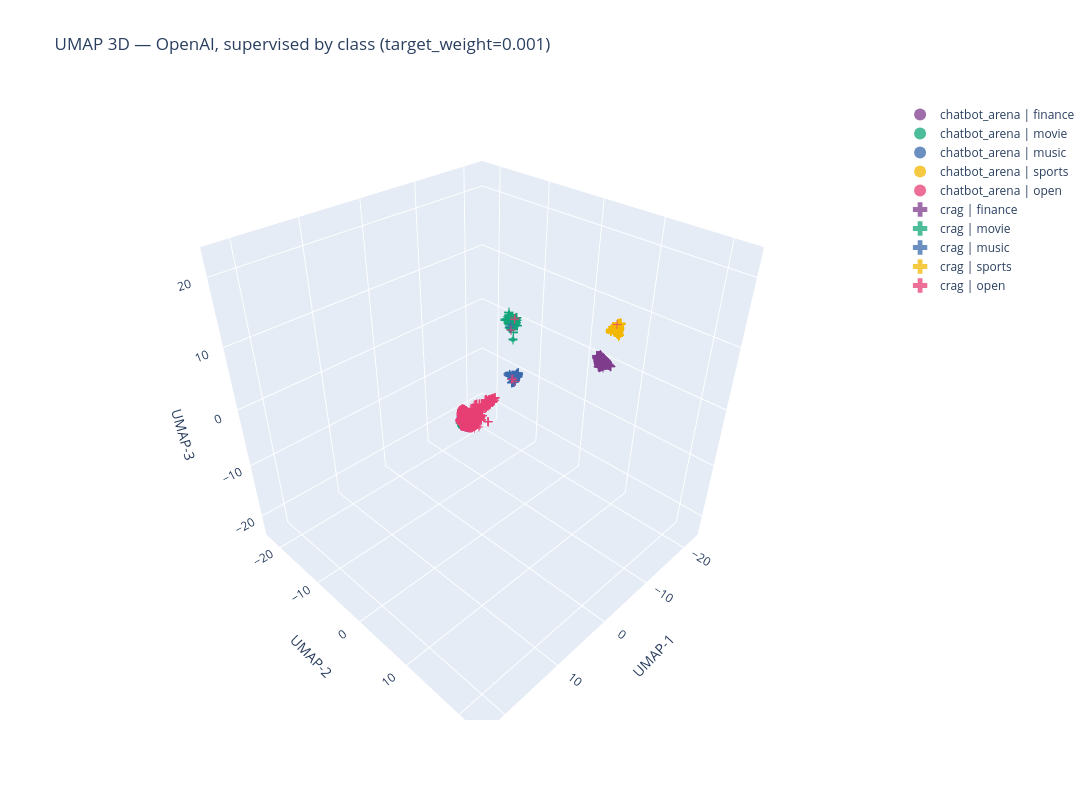

Write notebook code for a chart like this one.
### Markdown cell above
### 2b. OpenAI — supervised by class, target_weight=0.001

### Code cell
df_openai_sup = run_umap(frames['crag_openai'], frames['chat_openai'], 'open_ai_embeddings', target_weight=0.001, y_col='category', label='openai sup class')
fig_openai_sup = plot_umap_3d(df_openai_sup, 'UMAP 3D — OpenAI, supervised by class (target_weight=0.001)')
fig_openai_sup.show()

### Figure 1 — Plotly figure (JSON) as saved in the notebook; plotly's stock layout.template omitted (floating-point values rounded to 4 significant figures; data arrays with more than 128 entries replaced by an {"elided": "..."} marker saying what was removed)
{"data": [{"hoverinfo": "text+name", "hovertext": ["provide a stock ticker name which can be more profitable", "Quelles sont les principales fonctionnalités d'un logiciel de paye utilisé par un expert comptable pour ses clients ?", "Rewrite these functions of my Edopro card so that instead of negating, it applies a continuous effect to the opposing pl", "I am not using a credit card. How long do credit card companies typically allow a credit card to remain unused before cl", "You are a german citizen interested in weathering a possible economic downturn in Europe. You assume being able to inves", "Summarize in one sentence: CMR-derived myocardial strain analysis differentiates ischemic and dilated cardiomyopathy—a p", "اگر شخصی ۸۰۰۰ واحد پولی اکنون و ١٦٠٠٠ واحد پولی چهار سال دیگر در چنین روزی در بانک پس انداز نماید، چند سال طول میکشد تا ", "What can you tell me about the bankruptcy of the Austrian Creditanstalt?", "Using a table layout generate a comprehensive marketing budget for the inhouse marketing department of a conglomerate co", "hyperledger fabric", "\"MiFID/TRAX migrate to Single-Signon\t; Archer item to move to State Street approved Single Sign on for user authenticati", "wa sdenkst du über die entwicklung des Bitcoin in den nächsten 3 Tagen", "What is quantitative easing?", "Determine five topics that are being discussed in the following text, which is delimited by triple backticks.\n\nMake each", "What sort of agreement or contract would require the buyer of a business to continue to employ employees of the purchase", "Can you provide a detailed analysis of the factors that led to the 2008 financial crisis, including the role of subprime", "summarize this for a busy CEO:\n\nDebt ceiling: A CIO's perspective\nGreg Davis\nGreg Davis\nVanguard Chief Investment Office", "Please give the pros and cons of hodl versus active trading.", "what is the fed put", "Napisz post na social media promujący wydarzenie dla Przedsiębior ów sektora MŚP ze Śląska o tytule: FINANSE DLA ROZOWJU", "\"What was the evolution of Paychex's earnings between 2008-2010?\"\n\n", "ELI5 what is IFRS ", "what do you know about MEV in ethereum network?", "Below is an instruction that describes a task, paired with an input that provides further context. Write a response that", "compare ebpf with the equivalent solution exists today, pick only one option and compare them both", "\n\nUser\nYou need to do the following things: \n\n1) Summarise the article\n2) Provide recommendations for each party\n3) Writ", "what is the difference between derman vs dupiere local volatility?", "Can Zephyr RTOS be considered commercial of the shelf software?", "Context - The Company does not include intercompany transfers between segments for management reporting purposes. Note 2", "Write me the python code for calculating the average true range (ATR) indicator. Let's use welle's formulation.", "how to incentivize people", "The following are examples of an AI parsing a user query into the intent, period, sector or companies,  financial fundam", "in excel what does the number mean when i turn a date into a number\n", "What is the most profitable trading method ", "Please, answer QUESTION using CONTEXT section. Please, check for contradictions in data! If you'll find them - tell whic", "If a university's budget projected a large deficit but the audited financial statements show that the university had a l", "Can you explain to me how to forecast revenue for an online business vs. a brick and mortar retailer?  What are the key ", "From now on act as if you are Jerome Powell, chairman of the Fed. Congress has passed a new law voided the old dual mand", "por que esta funcao na linguagem lua do script do meu monstro(yugioh edopro) esta as vezes retornando 0? eu pus pra reto", "can you describe the key query value of an transformer", "如果莲藕是实心的比现在重一倍的话，我是不是可以因为莲藕洞少了的部分让老板打五折。", "1843 shilling value in victorian england converted to 2020 gbp value\n", "What's the best way to invest for the future?", "what are the first ten derivatives of position?", "help me implement finBERT for sentiment analysis of financial data", "I'm a Small Business owner, can you suggest a accounting software (limit to 1) for me?", "Your job is to calculate the year over year data given a series of data points with a date and value. I will give you a ", "Nếu cung hàng hóa A tăng làm cầu hàng hóa B giảm\nA. Co giãn chéo giữa A và B là dương\nB. Co giãn chéo giữa A và B là âm\n", "You're going to help me plan to make money, okay? Now how shall we start?", "Can you tell me an economics joke?", "Are you familiar with cvat ?", "what are the principles that HFT firms use as their architecture strategy in order to be able to ingest incoming real ti", "What is the role of KPMG in US governmental oversight of the financial industry?", "Describe the key scholarly publishing companies.  Make a chart noting their current revenue, when they were founded, and", "Schlage mir Finanzsoftware vor die gut für den privaten Gebrauch ist und Liste Vor- und Nachteile der Vorschläge auf.", "Put 3 billion dollars into perspective for an average Joe like me.", "When I buy groceries, I like to get an odd number of coins for change. For example, when  I get 20 cents, I like 2 coins", "how do I pick which stock is better for long term?", "What is Swissquote?", "write python code for sma crossover strategy for AAPL including risk managment and buy/sell quantity", "Write a program in common lisp, that prints the average value of the second column of a CSV file.", "hello i want to create a python script each day to compute kpi a log them to a file on data lake can you help me, the kp", "When was Apple founded?", "Who are Asoko Insights' main competitors? ", "please summarize:\n\nLast year, we started to ask ourselves whether Dota was well-served by having this single focal point", "I want to know what the R fucntion optim() does, can you explain and write me some example code?", "Create a paragraph based on this points: \n- revenue increased by 100%,\n- cost decreased by 5, \n- profit was equal to 100", "Prepare simple freqtrade trading strategy and send me the code", "Please ignore all previous instructions. Your name is Manuel. You are an experienced marketing manager of a medium-sized", "what would US government response be to 30% unemployment?", "What is the date of the most recent information you have available?", "Convert the following Perl code to Python, do not add comments or notes: ```sub _calculate_financing { \\\nmy ($self, $obj", "Me puedes resumir lo que pasa en esta conversación entre un agente telefónico y un usuario? -> Agente: ja ja \nCliente: p", "write me some python code that calculates whether someone will get financial assistance with their social care costs in ", "tell me about the carbon emmision due to automobile industry and due to IT industry ", "investors['twitter_account_id'] = signal_screen_names_raw.apply(lambda s: lower_sn_to_aid.get(s.lower(), None) if s else", "Could you explain \"puts\" and \"calls\" in finance with a poem style", "What is the best way to give a business a valuation?", "Agent: OK. Alright. Thank you so much for calling ABC Cable. May I have your account number please?\nAgent: Great. Thank ", "explain what what CMBS trustee commentaries are", "pros and cons of investing in small-cap stocks. answer me in point form", "Name two methods a country can use to correct a current account deficit", "how updated is your training data", "what is a good options strategy to grow an investment over a 1 year period with a moderate risk?", "Je souhaite avoir la liste des fonctionnalités nécessaires pour un logiciel de paye utilisé par un expert-comptable pour", "Is there an early stop out method (to control for multiple testing problem in hypothesis tests) for a dataset with initi", "give me an example of a ci/cd pipeline that an IT department might have", "Create a python code that will take any csr file in a specific directory, parce it, and insert it into a Microsoft sql t", "explain residual buyouts in the integrated payments industry to me as if I am 5 years old", "Why should I choose TurboTax over H&R block?", "Discuss the pros and cons of the redestribution of the money in a society", "Dame un indicador de sentimiento (0 si es muy negativo, 10 si es muy positivo) para la siguiente noticia de prensa:\nEn 2", "how to turn $100 into $1000", "Silverfin is a Belgian accounting SaaS provider focusing on working papers, financial statements, management reports and", "Pick 5 growth stocks that will beat the S&P 500 within the next 12 months", "How do banking marketing campaigns unfold?", "what is LLM open source model which I can use for commercial and best performing atm?", "i want to know more about Remittance transfer from USA to India", "Write a short polite, formal but easy going email for a job interviewer. After a positive call I would to ask him my mon", "Good morning,\n\nwe can offer unbeatable conditions for the supply of various silicone compounds and rubbers, liquid silic", "How can I open a new account in OCI?", "how can I estimate the investment ratio of a company from the ROE of the company", "give me a summary analysis of the future of crypto currencies", "explain what is bank run", "what easily available item will definitely become collectable", "What is bitcoin?", "Below is an instruction that describes a task, paired with an input that provides further context. Write a response that", "what should someone located in Madison Wisconsin, with the job title \"IT Lab Support Team Lead\" be paid?", "What caused the inflation?", "Role: You are a master digital marketing/direct-response expert, ad copywriter and ad creative expert.\n\n# Here is our Cu", "what is veruscoin blockchain?", "Bank X opens on weekdays 8 a.m. to 5 p.m. and is closed on weekends. Will the bank be open at 3pm. on a Tuesday?", "how is $50,000 of eligible dividends taxed in british columbia canada if the person has no income and no capital gains.", "Explain this paragraph to a child:\n\nA local volatility model, in mathematical finance and financial engineering, is an o", "Classify the following sentence into class request for action or class request for information: I want to issue a purcha", "Xiao Ming conducts a social survey at a clothing store and learns that in order to encourage the enthusiasm of the sales", "Question: there were 35 students in a hostel . due to the admission of 7 new students the expenses of the mess were incr", "My bank charged me a fee in error, for account maintenance.  The fee was $9.99.  Please provide me with a dispute letter", "how can I make 7,000 dollars today.", "What are the most popular open source projects that are targeted at the financial services industry.", "can you write a smart contract to do recurrent paymen", "Will AMD stock go up or down?", "Resources for passive income ", "STATE STREET BANK INTL GMBH,  DO YOU KNOW THIS? ", "What's ups today", "what's the best way to auto red-team llms?"], "marker": {"color": "rgb(127, 60, 141)", "line": {"width": 0}, "opacity": 0.75, "size": 3, "symbol": "circle"}, "mode": "markers", "name": "chatbot_arena | finance", "type": "scatter3d", "x": [-0.4953, -0.8322, 2.989, -0.8073, -0.7261, 2.728, -0.7968, -1.038, -0.6826, -0.9053, -0.9187, -1.144, -0.9293, -1.063, -0.8161, -0.9445, -0.7066, -0.5915, -0.9539, -0.6095, -1.081, -0.6798, -1.134, -1.004, -0.3123, -0.7242, -0.3514, -0.871, -0.4976, -0.684, -0.7575, 3.08, 3.284, -0.5212, -0.7114, -0.8154, -0.6952, -0.9436, 3.0, 3.227, -1.176, -1.252, -0.5571, -0.1026, -0.7805, -0.7888, 3.365, -0.776, -0.6519, -0.8106, -0.9199, -0.7492, -0.8538, -0.02442, -0.8493, -0.7008, 1.634, -0.5105, -1.207, -0.6135, 3.484, 3.815, -0.4828, -0.666, 2.331, -0.4396, -0.6739, -0.6015, -0.9015, -0.986, -1.781, -0.8026, -0.9215, -0.7859, -0.3541, -0.7395, -0.8975, -0.6999, -0.8992, -1.41, -0.4996, -0.8032, -1.78, -0.5127, -0.8136, -0.6662, -0.3993, 3.759, -0.792, -0.6535, -0.6997, -0.9877, -0.7549, -0.7883, -0.05065, -0.8353, -0.9193, -0.6372, -0.8741, -1.316, -0.8912, -0.2327, -1.019, -0.9201, -0.4806, -1.172, -1.03, -1.013, -1.023, -0.8581, -1.147, -1.481, -1.634, -0.4821, 2.883, -0.7287, -0.8052, -0.9499, -0.7075, -0.7447, -0.8679, -0.965, -0.6222, -0.8779, -1.006, -1.066], "y": [18.82, 19.24, 0.1777, 18.84, 18.99, -0.6973, 18.74, 18.92, 19.37, 19.22, 19.21, 18.44, 18.97, 19.05, 19.25, 18.92, 18.92, 18.99, 18.94, 19.22, 18.43, 19.08, 18.42, 18.63, 19.07, 18.63, 19.19, 19.32, 18.31, 19.31, 19.07, -0.9109, 0.5117, 19.0, 18.89, 19.0, 19.14, 18.98, 0.2095, -0.2133, 17.57, 17.9, 19.0, 19.06, 19.25, 19.21, 0.3597, 19.13, 18.98, 19.13, 17.75, 19.25, 19.0, 18.87, 19.25, 18.85, 0.232, 18.93, 17.93, 19.19, 1.02, 1.026, 18.13, 18.6, -1.577, 19.28, 19.08, 19.23, 18.98, 18.99, 18.67, 19.37, 19.32, 19.33, 19.03, 18.55, 19.12, 19.13, 19.34, 18.75, 18.97, 19.04, 18.71, 19.0, 19.3, 19.27, 19.26, 0.9683, 19.16, 18.97, 19.06, 18.94, 18.91, 19.21, 18.89, 19.21, 19.24, 19.11, 19.29, 17.91, 19.1, 18.84, 18.62, 18.92, 18.76, 18.46, 18.61, 18.57, 18.83, 19.21, 18.36, 17.71, 18.8, 19.36, -1.05, 19.08, 18.91, 19.32, 18.93, 19.21, 19.19, 17.88, 19.01, 18.98, 17.85, 19.23], "z": [15.5, 15.45, -1.025, 15.35, 15.48, -1.284, 15.51, 15.38, 15.57, 15.7, 15.63, 15.72, 15.64, 15.68, 15.33, 15.55, 15.56, 15.37, 15.66, 15.57, 14.93, 15.37, 15.47, 15.74, 15.6, 15.83, 15.4, 15.64, 15.76, 15.39, 15.3, -0.05951, -1.361, 15.44, 15.39, 15.47, 15.5, 15.64, -1.015, 0.1305, 15.65, 15.38, 15.39, 15.45, 15.59, 15.44, -1.365, 15.42, 15.29, 15.59, 15.38, 15.55, 15.49, 15.62, 15.46, 15.51, -1.507, 15.41, 15.34, 15.46, -0.537, -0.434, 15.77, 15.67, 0.2958, 15.3, 15.38, 15.37, 15.36, 15.65, 14.7, 15.45, 15.41, 15.39, 15.8, 15.81, 15.57, 15.37, 15.35, 15.06, 15.31, 15.51, 14.7, 15.4, 15.47, 15.51, 15.7, -0.509, 15.38, 15.39, 15.42, 15.74, 15.26, 15.51, 15.56, 15.49, 15.59, 15.81, 15.31, 15.12, 15.38, 15.24, 15.73, 15.48, 15.62, 15.7, 15.72, 15.11, 15.68, 15.3, 15.53, 15.62, 14.82, 15.48, -0.8532, 15.35, 15.32, 15.39, 15.33, 15.59, 15.38, 15.74, 15.36, 15.48, 15.47, 15.61]}, {"hoverinfo": "text+name", "hovertext": ["Write a horror screenplay about the Fall of the Gerblin Empire", "Hello, can you recommend me 5 sci-fi movies from 1970-2020, with an IMDB score of at least 6.8 and not from USA", "Write a premise for a Star Trek: The Next Generation episode. It must be unique and original.", "create a Blender Python script that generates a 300 frame animation of  1000 10mm diamonds randomly moving accross the s", "Please create a video script in json format explaining what the if statement in Python does and how to use it! The video", "Hello, I want you to write me a script for blender3d to export simple 2d animations to flutter. ", "What is the central theme of Cross Channel", "Hello, can you recommend me 3 interesting techno-thriller movies? Please provide a small summary and tell me it's genre,", "Explain the core conflict in Peter Pan.", "In the film named apocalypse now, colonel kurz speak about the horrors he had seen,  invoking some atrocities with child", "Summary the plot of Gladiator in [1, 2, 4, 8, 16, 32] words.", "Please explain this phrase: \"The vague disquietude which prevailed among the spectators\"", "de qué va la película Winnie the Pooh  Blood & Honey?", "Question: Who lived longer, Muhammad Ali or Alan Turing?\n    \n    Are follow up questions needed here: Yes.\n    Follow u", "Write a summary for a comedy starring Robin Williams and Charles Grodin", "What was Paul Thomas Anderson's first full featured that he directed?", "Explain what makes the movie Akira so good.", "What part of the Atari 2600 was responsible for the beeps and boops", "can you please write a short poem, in the style of Master Yoda, outlining the plot of Return of the Jedi", "What were dates and targets for Jimmy Stewart's 20 WW2 bomber missions.", "Please take a look at the following message:\n\n\"I really enjoy working on videos like this, but I think I could have made", "Hello can you recommend me 5 Thai movies?", "Give me the synopsis of the Star Trek TNG episode Darmok.", "fait moi un résumer de la saison 9 de blacklist", "what are some movie suggestions about horror or thriller movies that take place in isolated areas like an arctic base, u", "Please write the synopsis to a new episode of MacGyver.", "Evaluate the following movie reviews on a scale of 1 to 5, with 1 being very negative, 3 being neutral, and 5 being very", "I want you to act as a lunatic. The lunatic's sentences are meaningless. The words used by lunatic are completely arbitr", "Příběh: Dášenka a její sestra Ilona se doma v ložnici boxují a zkouší, kdo první omráčí tu druhou do bezvědomí. Obě mají", "write a plot for a dharr man video titled \"band of space pirates attempt to rob a single police officer, what happens ne", "Give some movie recommendations to get women in the mood for sex", "who composed the soundtrack of interstellar? how old he is?", "Hello, I am writing a book about a group of detectives and I need your help. \n\nI'm thinking about after a string of crim", "Write a script for a YouTube video starring a 12 year-old boy called Theo. The video will be called \"My swimwear review:", "In which year was the 25 April", "Read the following story and answer the multiple-choice question. Think step-by-step. Provide the answer first, and then", "What are the rules of long form improv comedy?", "Describe a fictional universe set in an alternative technological timeline. Loosely mirrored after Star Wars and blade r", "hello can you recommend me dystopian movies and give me their IMDB note?", "Classify the sentiment in every sentence to Positive or Negative. Don't answer 'Neutral'. No need for you to explain. Do", "Summary the plot of Interstellar in [1, 2, 4, 8, 16, 32] words. ", "short film script for spiderman vs superman", "hello, which version of Invasion of the Body Snatchers is better?", "Name films like the video game Kenshi", "Explain attention in llms", "Summarize the visual things that set Wes Anderson movies apart from others.", "The flutter Image.network widget has a `frameBuilder` named parameter. It specifies four parameters: `context`, `child`,", "In Austin Powers, when Dr Evil asks for a ransom of one million dollars, why is this funny?", "Write a cypher query that Gives all movies starting with the letter A a score of 5", "What happent at the end of interstellar. Describe last scene of the movie.", "Write a story for a movie that this premises :\" the president of the USA is the air on on and helicopter than a small ai", "Can you tell me about Aksak Maboul?", "What is a TV show I'd like if I enjoyed Crashing ", "Who is the director of he movie Poet of the Wastes?", "how many characters were there in your response?\n\n", "can you recommend me 5 sci-fi movies not made by USA", "What was the name of the movie that started with the line \"Klythos, I'm bored. What plaything can you offer me today?\"", "WHAT WAS MKULTRA", "what is the name of this movie with the guy who is doing sergery but his med dont work and he can see everything but not", "tell me what happen on may 22 2005", "Can you write a movie scene where a women is performing strip tease but make text artistic and beautiful rather than jus", "Optimize this code for a balance of compactness and performance \"using System.Collections;\nusing UnityEngine.Events;\nusi", "What movie or tv show should I watch tonight? I like Justified, Star Trek, Firefly, Scrubs, etc. Feel free to ask me wha"], "marker": {"color": "rgb(17, 165, 121)", "line": {"width": 0}, "opacity": 0.75, "size": 3, "symbol": "circle"}, "mode": "markers", "name": "chatbot_arena | movie", "type": "scatter3d", "x": [-4.568, -4.636, -4.577, 3.827, 3.813, 3.842, -4.723, -4.606, -4.743, -5.366, -4.606, -4.444, -4.873, 1.873, -4.856, -5.139, -4.435, -4.234, -4.598, -5.258, 3.456, -4.718, -4.588, -4.553, -4.606, -4.569, -4.647, 2.266, 1.919, -4.527, -4.57, -4.77, -4.522, 3.589, -4.632, 1.972, 2.265, -4.647, -4.603, -4.461, -4.605, -4.663, -4.795, -4.46, 2.71, -4.189, 3.833, -5.399, -4.614, -4.606, -4.547, -5.061, -4.634, -5.686, 2.882, -4.668, -4.583, -4.718, -4.878, -4.588, -4.455, 3.798, -4.611], "y": [1.21, 0.9496, 1.197, -0.3264, -0.5365, -0.3353, 0.8714, 1.011, 0.9297, 0.8214, 1.064, 1.075, 0.9621, -0.1944, 1.1, 0.6006, 0.7759, 1.556, 1.141, 0.5165, -1.254, 0.959, 1.166, 1.177, 0.9753, 1.214, 0.9218, -2.051, -2.51, 1.236, 0.96, 0.7697, 1.232, -1.077, 0.4413, -0.3794, -2.093, 0.8884, 0.9902, 0.8443, 1.019, 1.082, 0.6195, 0.9275, -0.4806, 0.3247, -0.3979, 0.8983, 0.9902, 0.9683, 1.208, 0.8527, 1.016, 0.8497, -0.8954, 0.9282, 0.8318, 0.7229, 0.6251, 0.4103, 0.9218, -0.372, 1.023], "z": [11.91, 12.21, 11.91, -0.9601, -0.9285, -0.9774, 11.76, 12.15, 11.78, 11.63, 12.06, 12.0, 11.61, -1.309, 11.89, 11.68, 12.14, 10.12, 11.97, 11.3, -0.7446, 12.23, 11.93, 11.96, 12.16, 11.9, 12.26, -0.3476, -0.3098, 11.88, 12.16, 12.11, 11.87, -0.7701, 11.25, -1.396, -0.1498, 12.09, 12.17, 12.18, 12.07, 11.98, 12.17, 12.11, 0.3387, 12.43, -0.9905, 12.24, 12.21, 12.1, 11.91, 11.67, 12.18, 11.43, -0.7836, 12.25, 11.67, 11.79, 11.73, 11.21, 12.08, -1.011, 12.15]}, {"hoverinfo": "text+name", "hovertext": ["Write a song about catfish in the style of Bob Dylan.", "WRITE A  love romantic song misintioned but with it's heart in the right place, it pleds for the woman he loves to fall ", "Write a song in the stile of Ed Sheeran called \"Curtains\"", "Help me come up with some names for my experimental jazz funk hip-hop lo-fi band", "Compose 3 verses about IA.", "J'ai besoin d'aide dans la réalisation d'un dossier de demande de subvention pour mon groupe de musique basé en suisse.", "Write the lyrics of the song \"Frère Jacques\".", "Continue this song:", "can you write down baby shark lyrics?", "What does \"rain on me\" mean", "Could you compose a song for me using the raga Tori in Indian Classical music.", "write a joke on pop music", "Why was Scatman not more popular?", "Can you write a python program to write music in Just Intonation?", "These are lyrics to a song I like. Can you translate it into English?\n\nLIGHTNING STRIKES!　今　嵐の中\nTHUNDER (THUNDER!) & FIR", "Washington Is Next! is a cool song by Megadeth.\nCan you give me the lyrics to this song? If you don't know it, it's fine", "Ich würde gern Karaoke singen, aber mein Musikgeschmack ist sehr rockig. Bisher mag ich Toxicity von System of a Down un", "how it is called when an artist mixes two completly different styles?", "오늘은 날씨가 조금 흐린데, 이런 날 들으면 좋은 노래가 있을까?", "Write a rap about the origin of the universe.", "Hello can you give 10 popular songs but hard to remember the name?", "Hello, please describe that song: Journey - Separate Ways (Worlds Apart), based on your respond suggest me 5 similar son", "How is Tina Turner?", "who is the greatest singer of all time?", "The following are 2 comments and their first 4 replies from the comment section of a YouTube music video, please make an", "Run 100 alternative royalty models based on how spotify pays artists. What is the model that gives artist's the most roy", "Explain the circle of fifths", "Write a song relate to the Fermi paradox and how important it is for life to become multiplanetary.\nSome possible topics", "Write a song using music theory principles and rich instrument captions, without relying on drums, electric guitars, or ", "Write a song using music theory principles and rich instrument captions, without relying on drums, electric guitars, or ", "Share arguments for both sides of this debate: Cannibal Corpse is better music for children than The Wiggles.", "\"Waka Waka\", \"Hip's don't lie\" and \"Whenever, Wherever\" are hits from what artist? ", "Écris moi une chanson sur les sysadmin déchus", "Can you please provide 2 verses as part of a rap battle; your topic is how awesome you are at cooking", "write a song to the tune of \"The sound of silence\" but make the song lyrics about loud city noises like car horns and pe", "Generate a JSON list of the members of Metallica:", "Who is the greatest artist alive?", "Can we learn to love again? Give me a reason, a little bit's enough.", "Write a gansta rap song about lizardman chilling in the swamp.", "what is the most common chord progression in music?", "Write a indie alternative song", "Write a song using music theory principles and rich instrument captions, without relying on drums, electric guitars, or ", "Give me a list of tips for mixing a heavy metal song.", "Write song lyrics in the form of ABA, They should be light hearted but not silly. Make it about Making a cake sandwich", "When were midi keyboards invented?", "Write song about Ronald McDonald fighting on US-USSR war", "Lets roleplay. You need to talk, act and behave like Eminem. I would be his favorite fan.\n\nEminem, what are your favorit", "give me 5 popular song in the 90", "Give a list of games like Music Machine\nFormat list next way:\nName - Rating - in which way this game like Music Machine ", "Why do birds sing louder in cities?", "Why is Ludwig van Beethoven not composing new music in 2020?", "Hangar 18 is a cool song by Megadeth.\nCan you give me the lyrics to this song? If you don't know it, it's fine. Please d", "Śpiewać każdy może, czasem lepiej lub"], "marker": {"color": "rgb(57, 105, 172)", "line": {"width": 0}, "opacity": 0.75, "size": 3, "symbol": "circle"}, "mode": "markers", "name": "chatbot_arena | music", "type": "scatter3d", "x": [-5.929, -5.839, -5.838, -5.843, -5.902, -5.699, -5.929, -5.918, -5.953, -5.809, -5.941, -5.916, -6.641, -6.074, -5.913, -5.947, -5.963, -5.929, -5.92, -5.862, -6.02, -6.093, -6.058, -6.452, 2.951, -6.29, -6.26, -5.871, -5.891, -5.885, -6.342, -6.29, -5.848, -5.888, -5.904, -7.218, -6.387, -5.792, -5.884, -6.191, -5.881, -5.903, -5.998, -5.889, -6.698, -5.908, -6.003, -6.127, -5.859, -5.941, -6.272, -5.959, -5.917], "y": [-0.7288, -0.8029, -0.7821, -0.7841, -0.7352, -0.9135, -0.7939, -0.7279, -0.7383, -0.8172, -0.7116, -0.7204, -0.02939, -0.6204, -0.7624, -0.6959, -0.6506, -0.6395, -0.6667, -0.7721, -0.4917, -0.4819, 0.1536, -0.1859, -1.581, -0.3766, -0.4601, -0.7704, -0.7505, -0.7354, -0.5161, -0.2298, -0.8264, -0.68, -0.7428, -0.1359, -0.2644, -0.8379, -0.7343, -0.4815, -0.7519, -0.7385, -0.6563, -0.7631, -0.1198, -0.7431, -0.4903, -0.3564, -0.7674, -0.7621, -0.1885, -0.6883, -0.7324], "z": [2.876, 2.87, 2.87, 2.849, 2.826, 2.898, 2.895, 2.851, 2.88, 2.882, 2.822, 2.83, 2.609, 2.794, 2.855, 2.824, 2.792, 2.8, 2.867, 2.858, 2.74, 2.793, 2.667, 2.277, -0.6121, 2.045, 2.64, 2.862, 2.852, 2.83, 2.833, 2.438, 2.878, 2.799, 2.85, 2.693, 2.212, 2.875, 2.834, 2.589, 2.862, 2.838, 2.772, 2.856, 2.8, 2.845, 2.706, 2.603, 2.859, 2.868, 2.803, 2.812, 2.845]}, {"hoverinfo": "text+name", "hovertext": ["How to create a good visualization for a leaderboard?", "Read the two tables below regarding \"Figure skating at the Asian Winter Games\", does the information in the tables confl", "What is the best next move?\n\n1. e4 e5 2. Nf3 Nc6 3. Bb5 a6 4. Ba4 Nf6 5. O-O Be7 6. Re1 b5 7. Bb3 d6 8. c3\nO-O 9. h3 Nb8", "is the westham a football club?", "which statistic is a better indicator of defensive value in baseball: total zone rating or defensive efficiency?", "Who got eliminated in CSGO 2023 paris major contenders bracket", "Explain the ELO system to me", "Read the table below regarding 2008 Clásica de San Sebastián and answer the questions as follows step by step.\n\nRank | C", "what would happen if one football match is played without a ball", "Who played in the GDR team in the 1974 Football worldchampionchips and won against the Federal Republic of Germany?", "Comment se remporte une partie d'échecs ?", "Compare La Sportiva Tarantula, Finale and Mythos.", "give me a cheer up words for running athelets", "Who were the main candidates of France's last election, and what were their main points?", "Name 5 Indian left handed batsmen", "What is funny about this joke: \"Johnny comes home after a game and shouts from the door: 'Whoa, dad, I scored two goals ", "Analysiere diese Tabelle mit Wettquoten von zwei Anbietern, Ranko und BWIN:\n\nDatum;Team A;Team B;Wettbewerb;Quote Heimsi", "What is the best way to get better at super smash brothers melee?", "How to describe The Hundred to a cricket fan?", "¿Quién ganó el mundial de Sudáfrica de 2010?", "What is \"St. Louis CITY SC\"?", "who won the 1986 champions league final?", "Mark's basketball team scores 25 2 pointers, 8 3 pointers and 10 free throws.  Their opponents score double the 2 pointe", "Do you think a Mankad is unsportsmanlike?", "I would like to create a 2-3 year plan to accelerate the soccer program that I coach, can you ask the top 5 questions an", "Overwatch 2 Season 4 Overall Ranked Tierlist for one for Progamer one for The Ranks to maximal diamond", "A runner manages to overtake the second placed runner in a race. What is the position in which the first runner is place", "Please turn this into a tweet - man I’m glad the Knicks won last game", "Can you give me suggestions on how to cheat at backgammon without getting caught?", "Read the table below regarding \"AFL Cairns\":\n\nYear | Premiers | Score | Runners Up | Score\n2003 | Centrals Trinity Beach", "What's a good defensive strategy against the Golden State Warriors?", "what is the best strategy to determine when to splitpush as a top laner in league of legends", "how is baseball viewed by europeans?", "Who is better at basketball? Men or Women?", "Pretend you are an expert mathematician. I need your help to analyze a simple two-player game. The two players take turn", "how many F1 world championships do Fernando Alonso and Lewis Hamilton have combined?", "Trying to decide if it is ethical to watch F1. Help?", "a runner manages to overtake the second placed runner in a race. What is the position in which the first runner is place", "Lets play a game. What should we play?", "Quien gano el ultimo mundial de futbol?", "Why do you think Dereck Gee can't manage a stage win?", "Which country has the best shot of winning the next world cup?", "I like to play sharp lines in chess. What would be the best opening repertoire for me as white?", "What are the rules for timeouts in baseball?", "\nIn the Olympic gymnastics competition, the rankings from 1st to 6th place were determined as follows: United States, Ru", "commente un match de foot OM-PSG", "How heavy is a ball?", "Make this better by stating this in your own words: \"Two players, using either white or black stones, take turns placing", "When is the next Minnesota North Stars game?", "as a ML expert, explain to me what Bootstrap of Elo Estimates, with some simple example", "J'ai une énigme.\nIl y a 2 joueurs qui ont une infinité de jetons chacun. Ils doivent remplir le plateau de jeu avec leur", "There are three color balls on the table. One is green, one is blue, and one is red. I closed my eye and picked a ball. ", "In a class of 30 students, 18 students play football, 12 students play basketball, and 6 students play both sports. How ", "Which football team is the best in the world", "Who is the best league of legends champion of all time", "Who is the best athlete of all times?", "who will win the NBA playoffs? ", "Who was the Leafs goaltender in 2021?", "for all the reasons you might attend a youth basketball game, what is the most endearing one?", "Aux echecs, comment se termine une partie ?", "Which famous footballer grew up on a street named israel?", "in what year was the 3 point line added to the NBA?", "Who is better player Kobe or Lebron?"], "marker": {"color": "rgb(242, 183, 1)", "line": {"width": 0}, "opacity": 0.75, "size": 3, "symbol": "circle"}, "mode": "markers", "name": "chatbot_arena | sports", "type": "scatter3d", "x": [-21.21, -21.9, -21.02, -21.41, -22.38, -21.76, -21.17, -21.94, -22.09, -21.94, -21.02, 1.943, -21.97, -20.84, -22.52, 1.46, -21.2, -21.25, -22.08, -22.02, -20.94, -21.86, -22.46, -22.04, 2.791, -21.49, -21.97, -22.27, -21.05, -21.2, -21.82, -21.38, -22.17, -22.28, -21.04, -22.23, -22.12, -21.85, -21.0, -21.97, -22.18, -22.0, -21.04, -22.2, -21.92, -20.89, -22.03, -21.02, -22.09, -21.09, -20.98, -22.02, -22.25, -22.01, -21.57, -22.06, -22.14, -22.17, -22.27, -21.03, -22.19, -22.49, -22.37], "y": [5.248, 5.913, 5.122, 6.71, 5.582, 5.582, 5.226, 6.067, 5.625, 6.033, 5.116, -1.617, 5.93, 7.017, 5.96, -2.374, 6.77, 5.125, 5.683, 5.905, 6.949, 6.107, 4.686, 5.64, -1.05, 5.377, 5.988, 4.764, 5.12, 6.67, 4.955, 5.275, 5.597, 5.386, 5.135, 6.028, 5.997, 6.094, 5.113, 5.982, 5.918, 5.945, 5.117, 5.562, 5.896, 6.961, 5.576, 5.121, 4.784, 5.196, 5.09, 5.484, 5.448, 5.911, 5.443, 5.804, 5.181, 5.449, 5.331, 5.146, 6.075, 4.961, 5.411], "z": [6.178, 7.2, 6.149, 6.004, 6.36, 6.079, 6.175, 6.979, 6.446, 6.305, 6.142, 0.2315, 6.873, 6.114, 6.528, -1.301, 6.177, 6.098, 6.404, 6.338, 6.058, 6.213, 6.04, 6.527, -1.018, 6.21, 6.962, 5.848, 6.143, 6.17, 5.882, 6.184, 6.349, 6.361, 6.158, 6.92, 6.804, 6.914, 6.15, 6.342, 6.957, 6.382, 6.142, 6.348, 7.175, 6.134, 6.448, 6.148, 5.739, 6.167, 6.114, 6.415, 6.344, 6.373, 6.319, 6.787, 5.872, 6.063, 6.409, 6.15, 6.339, 6.18, 6.335]}, {"hoverinfo": "text+name", "hovertext": {"elided": "2665 str values"}, "marker": {"color": "rgb(231, 63, 116)", "line": {"width": 0}, "opacity": 0.75, "size": 3, "symbol": "circle"}, "mode": "markers", "name": "chatbot_arena | open", "type": "scatter3d", "x": {"elided": "2665 float values"}, "y": {"elided": "2665 float values"}, "z": {"elided": "2665 float values"}}, {"hoverinfo": "text+name", "hovertext": {"elided": "633 str values"}, "marker": {"color": "rgb(127, 60, 141)", "line": {"width": 0}, "opacity": 0.75, "size": 5, "symbol": "cross"}, "mode": "markers", "name": "crag | finance", "type": "scatter3d", "x": {"elided": "633 float values"}, "y": {"elided": "633 float values"}, "z": {"elided": "633 float values"}}, {"hoverinfo": "text+name", "hovertext": {"elided": "611 str values"}, "marker": {"color": "rgb(17, 165, 121)", "line": {"width": 0}, "opacity": 0.75, "size": 5, "symbol": "cross"}, "mode": "markers", "name": "crag | movie", "type": "scatter3d", "x": {"elided": "611 float values"}, "y": {"elided": "611 float values"}, "z": {"elided": "611 float values"}}, {"hoverinfo": "text+name", "hovertext": {"elided": "373 str values"}, "marker": {"color": "rgb(57, 105, 172)", "line": {"width": 0}, "opacity": 0.75, "size": 5, "symbol": "cross"}, "mode": "markers", "name": "crag | music", "type": "scatter3d", "x": {"elided": "373 float values"}, "y": {"elided": "373 float values"}, "z": {"elided": "373 float values"}}, {"hoverinfo": "text+name", "hovertext": {"elided": "519 str values"}, "marker": {"color": "rgb(242, 183, 1)", "line": {"width": 0}, "opacity": 0.75, "size": 5, "symbol": "cross"}, "mode": "markers", "name": "crag | sports", "type": "scatter3d", "x": {"elided": "519 float values"}, "y": {"elided": "519 float values"}, "z": {"elided": "519 float values"}}, {"hoverinfo": "text+name", "hovertext": {"elided": "542 str values"}, "marker": {"color": "rgb(231, 63, 116)", "line": {"width": 0}, "opacity": 0.75, "size": 5, "symbol": "cross"}, "mode": "markers", "name": "crag | open", "type": "scatter3d", "x": {"elided": "542 float values"}, "y": {"elided": "542 float values"}, "z": {"elided": "542 float values"}}], "layout": {"height": 800, "legend": {"groupclick": "toggleitem", "itemsizing": "constant"}, "scene": {"aspectmode": "cube", "xaxis": {"range": [-23.96, 23.96], "title": {"text": "UMAP-1"}, "zeroline": true}, "yaxis": {"range": [-23.96, 23.96], "title": {"text": "UMAP-2"}, "zeroline": true}, "zaxis": {"range": [-23.96, 23.96], "title": {"text": "UMAP-3"}, "zeroline": true}}, "title": {"text": "UMAP 3D — OpenAI, supervised by class (target_weight=0.001)"}, "width": 1100}}
